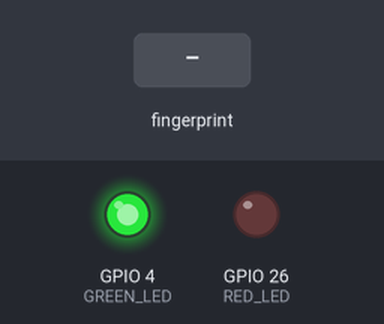
The sketch below on a simulated ESP32. Shown: output pins drawn as LEDs (lit = HIGH). The inputs (shaded band) are chosen by the test bench. WiFi joins after 1.5 s; servers stay silent unless stated; uploads are accepted with an empty reply; what the sketch prints to the serial monitor is not drawn.

Above: at 4.2 s.
At 7.3 s:
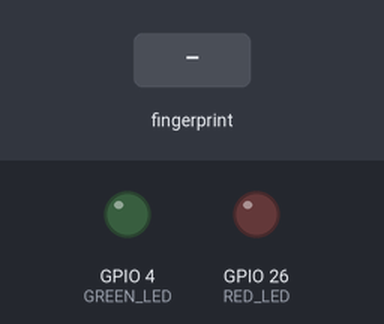
7.4 s: finger stored as number 1 placed on the sensor
At 8.4 s:
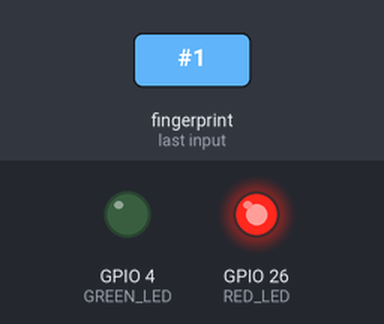
Timing chart, 0 to 11.5 s (numbered marks = the images above; inputs shaded):
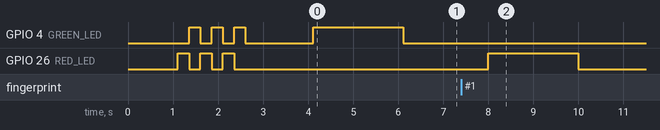

The sketch:

hostel_fingerprint.ino
```cpp
/***********************************************************************
 * HOSTEL FINGERPRINT SCANNER – GATE VERIFICATION v3
 * ──────────────────────────────────────────────────
 * Logic:
 *   1. Scan fingerprint → get fingerprint_id
 *   2. Look up student roll_no from students_master
 *   3. Check hostel_entries for: status=approved AND scanned_out=false
 *   4. If found → GREEN LED + mark scanned_out=true
 *   5. If not found → RED LED (no approved request or already used)
 *
 * Wiring:
 *   R307 TX  (yellow) → ESP32 GPIO 16
 *   R307 RX  (green)  → ESP32 GPIO 17
 *   R307 VCC (red)    → ESP32 VB (5V)
 *   R307 GND (black)  → ESP32 GND
 *   Green LED         → GPIO 4 → 220Ω → GND
 *   Red LED           → GPIO 26 → 220Ω → GND
 ***********************************************************************/

#include <Adafruit_Fingerprint.h>
#include <ArduinoJson.h>
#include <HTTPClient.h>
#include <WiFi.h>


// ══════════════════════════════════════════════════════════════════════
//  ★  CONFIGURATION  ★
// ══════════════════════════════════════════════════════════════════════

const char *WIFI_SSID = "A15";
const char *WIFI_PASSWORD = "12345678";

const char *SUPABASE_URL = "https://sycvsagfudixrbnqfmzv.supabase.co";
const char *SUPABASE_KEY =
    "eyJhbGciOiJIUzI1NiIsInR5cCI6IkpXVCJ9."
    "eyJpc3MiOiJzdXBhYmFzZSIsInJlZiI6InN5Y3ZzYWdmdWRpeHJibnFmbXp2Iiwicm9sZSI6Im"
    "Fub24iLCJpYXQiOjE3NzExMjk5NzksImV4cCI6MjA4NjcwNTk3OX0."
    "AEU9YEJYd224UWX56TioAj3W4Y6azMv1rUDflw7zhVU";

// ══════════════════════════════════════════════════════════════════════
//  PINS
// ══════════════════════════════════════════════════════════════════════
#define FINGERPRINT_RX 16
#define FINGERPRINT_TX 17
#define GREEN_LED 4
#define RED_LED 26

// ══════════════════════════════════════════════════════════════════════
//  GLOBALS
// ══════════════════════════════════════════════════════════════════════
HardwareSerial mySerial(2);
Adafruit_Fingerprint finger = Adafruit_Fingerprint(&mySerial);
const unsigned long SCAN_COOLDOWN_MS = 3000;
unsigned long lastScanTime = 0;

// ── LED helpers ──────────────────────────────────────────────────────
void flashSuccess() {
  digitalWrite(RED_LED, LOW);
  digitalWrite(GREEN_LED, HIGH);
  delay(2000);
  digitalWrite(GREEN_LED, LOW);
}

void flashFailure() {
  digitalWrite(GREEN_LED, LOW);
  digitalWrite(RED_LED, HIGH);
  delay(2000);
  digitalWrite(RED_LED, LOW);
}

void flashConnecting() {
  for (int i = 0; i < 6; i++) {
    digitalWrite(GREEN_LED, i % 2);
    digitalWrite(RED_LED, !(i % 2));
    delay(250);
  }
  digitalWrite(GREEN_LED, LOW);
  digitalWrite(RED_LED, LOW);
}

// ── WiFi ─────────────────────────────────────────────────────────────
void connectWiFi() {
  Serial.print("Connecting to WiFi: ");
  Serial.println(WIFI_SSID);
  WiFi.mode(WIFI_STA);
  WiFi.begin(WIFI_SSID, WIFI_PASSWORD);

  int attempts = 0;
  while (WiFi.status() != WL_CONNECTED && attempts < 40) {
    delay(500);
    Serial.print(".");
    attempts++;
  }
  Serial.println();

  if (WiFi.status() == WL_CONNECTED) {
    Serial.print("✓ Connected!  IP: ");
    Serial.println(WiFi.localIP());
    flashSuccess();
  } else {
    Serial.println("✗ WiFi FAILED.");
    flashFailure();
  }
}

// ══════════════════════════════════════════════════════════════════════
//  Step 1: Look up student roll_no by fingerprint_id
// ══════════════════════════════════════════════════════════════════════
String getStudentRollNo(int fingerprintId) {
  if (WiFi.status() != WL_CONNECTED)
    return "";

  HTTPClient http;
  String url = String(SUPABASE_URL) +
               "/rest/v1/students_master"
               "?fingerprint_id=eq." +
               String(fingerprintId) + "&select=roll_no";

  http.begin(url);
  http.addHeader("apikey", SUPABASE_KEY);
  http.addHeader("Authorization", String("Bearer ") + SUPABASE_KEY);

  int httpCode = http.GET();
  String rollNo = "";

  if (httpCode == 200) {
    String response = http.getString();
    Serial.print("  Student: ");
    Serial.println(response);

    JsonDocument doc;
    DeserializationError err = deserializeJson(doc, response);
    if (!err && doc.is<JsonArray>() && doc.size() > 0) {
      rollNo = doc[0]["roll_no"].as<String>();
    }
  }
  http.end();
  return rollNo;
}

// ══════════════════════════════════════════════════════════════════════
//  Step 2: Check for approved + unused leave request
//  Returns the entry ID if found, empty string if not
// ══════════════════════════════════════════════════════════════════════
String checkApprovedEntry(String rollNo) {
  if (WiFi.status() != WL_CONNECTED)
    return "";

  HTTPClient http;
  // Find any entry that is APPROVED and NOT YET SCANNED OUT
  String url = String(SUPABASE_URL) +
               "/rest/v1/hostel_entries"
               "?roll_no=eq." +
               rollNo +
               "&status=eq.approved"
               "&scanned_out=eq.false"
               "&limit=1"
               "&select=id,status,scanned_out";

  Serial.print("  Check URL: ");
  Serial.println(url);

  http.begin(url);
  http.addHeader("apikey", SUPABASE_KEY);
  http.addHeader("Authorization", String("Bearer ") + SUPABASE_KEY);

  int httpCode = http.GET();
  String entryId = "";

  if (httpCode == 200) {
    String response = http.getString();
    Serial.print("  Response: ");
    Serial.println(response);

    JsonDocument doc;
    DeserializationError err = deserializeJson(doc, response);
    if (!err && doc.is<JsonArray>() && doc.size() > 0) {
      entryId = doc[0]["id"].as<String>();
      Serial.print("  ★ Found approved entry: ");
      Serial.println(entryId);
    } else {
      Serial.println("  No approved+unused entry found");
    }
  } else {
    Serial.print("  HTTP error: ");
    Serial.println(httpCode);
  }

  http.end();
  return entryId;
}

// ══════════════════════════════════════════════════════════════════════
//  Step 3: Mark the entry as scanned_out = true (used)
// ══════════════════════════════════════════════════════════════════════
void markAsScannedOut(String entryId) {
  if (WiFi.status() != WL_CONNECTED)
    return;

  HTTPClient http;
  // PATCH the specific entry to set scanned_out = true
  String url = String(SUPABASE_URL) +
               "/rest/v1/hostel_entries"
               "?id=eq." +
               entryId;

  http.begin(url);
  http.addHeader("Content-Type", "application/json");
  http.addHeader("apikey", SUPABASE_KEY);
  http.addHeader("Authorization", String("Bearer ") + SUPABASE_KEY);

  String payload = "{\"scanned_out\":true}";
  int httpCode = http.PATCH(payload);

  if (httpCode == 200 || httpCode == 204) {
    Serial.println("  ✓ Marked as scanned out");
  } else {
    Serial.print("  ✗ Mark failed, HTTP: ");
    Serial.println(httpCode);
  }
  http.end();
}

// ── Fingerprint scan ─────────────────────────────────────────────────
int scanFingerprint() {
  int p = finger.getImage();
  if (p != FINGERPRINT_OK)
    return -1;

  p = finger.image2Tz();
  if (p != FINGERPRINT_OK)
    return -1;

  p = finger.fingerSearch();
  if (p == FINGERPRINT_OK)
    return finger.fingerID;

  return -1;
}

// ══════════════════════════════════════════════════════════════════════
//  SETUP
// ══════════════════════════════════════════════════════════════════════
void setup() {
  Serial.begin(115200);
  delay(100);

  Serial.println("\n=======================================");
  Serial.println("  Hostel Gate Verification v3.0");
  Serial.println("=======================================\n");

  pinMode(GREEN_LED, OUTPUT);
  pinMode(RED_LED, OUTPUT);
  digitalWrite(GREEN_LED, LOW);
  digitalWrite(RED_LED, LOW);

  mySerial.begin(57600, SERIAL_8N1, FINGERPRINT_RX, FINGERPRINT_TX);
  finger.begin(57600);

  if (finger.verifyPassword()) {
    Serial.println("✓ Fingerprint sensor detected");
  } else {
    Serial.println("✗ Sensor NOT found – check wiring!");
    while (1) {
      flashFailure();
      delay(2000);
    }
  }

  finger.getTemplateCount();
  Serial.print("Templates stored: ");
  Serial.println(finger.templateCount);

  flashConnecting();
  connectWiFi();

  Serial.println("\n── Ready. Place finger to verify gate exit. ──\n");
}

// ══════════════════════════════════════════════════════════════════════
//  LOOP
// ══════════════════════════════════════════════════════════════════════
void loop() {
  if (millis() - lastScanTime < SCAN_COOLDOWN_MS) {
    delay(100);
    return;
  }

  int id = scanFingerprint();

  if (id > 0) {
    lastScanTime = millis();

    Serial.println("────────────────────────────────");
    Serial.print("Finger matched! ID #");
    Serial.print(id);
    Serial.print("  confidence: ");
    Serial.println(finger.confidence);

    // Step 1: Get student roll_no
    Serial.println("Step 1: Looking up student...");
    String rollNo = getStudentRollNo(id);

    if (rollNo == "") {
      Serial.println("  ✗ No student mapped to this fingerprint");
      flashFailure();
      Serial.println("────────────────────────────────\n");
      return;
    }

    Serial.print("  Roll: ");
    Serial.println(rollNo);

    // Step 2: Check for approved + unused leave
    Serial.println("Step 2: Checking approved leave...");
    String entryId = checkApprovedEntry(rollNo);

    if (entryId != "") {
      // APPROVED — allow exit
      Serial.println("  ★ GATE OPEN — Approved exit! ★");
      flashSuccess();

      // Step 3: Mark as used so they can't scan again
      Serial.println("Step 3: Marking as scanned out...");
      markAsScannedOut(entryId);

    } else {
      // DENIED — no approved leave or already used
      Serial.println("  ✗ ACCESS DENIED — No approved leave");
      flashFailure();
    }

    Serial.println("────────────────────────────────\n");

  } else if (finger.getImage() == FINGERPRINT_OK) {
    lastScanTime = millis();
    Serial.println("Unknown fingerprint — Access denied");
    flashFailure();
  }

  delay(100);
}
```

Measured:
- after the input at 7.4 s, GPIO 26 (RED_LED): LOW → HIGH after 0.60 s, → LOW 2.0 s later
